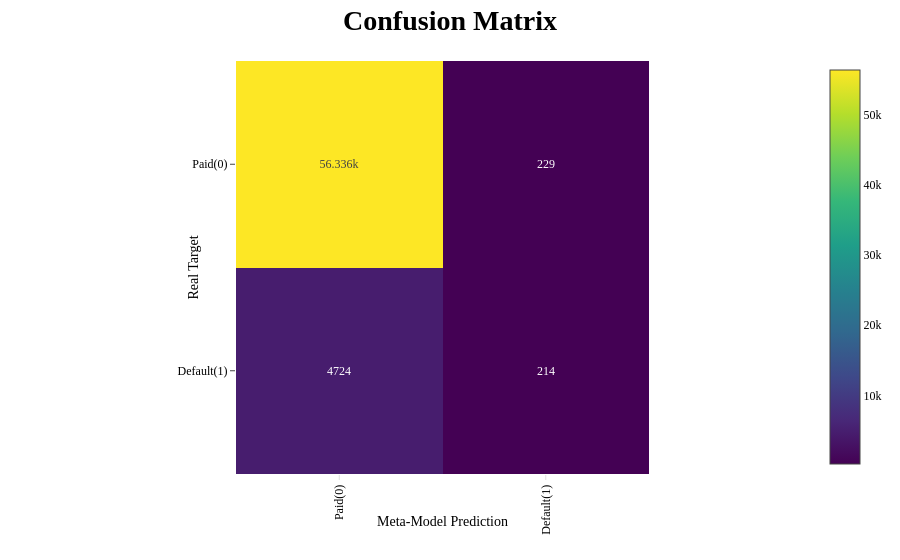

Notebook code for this chart:
### Markdown cell above
Not a massive improvement, and certainly way lower than I originally dreamed of, but this is just the reality of the data. There are a lot more techniques to artificially increase this score, but the truth is that it is actually a pretty solid score for retail credit risk. The trade-off between gaining a tiny bit more of the score and spending hours investigating other mathematical ways to do, therefore seemed not worth it. To wrap things up, I decided to do a confusion matrix to illustrate better the actual capabilities of the model.

### Code cell
cm_final=confusion_matrix(y_model_test,y_pred_class_meta)
fig_cm=px.imshow(
    cm_final,
    text_auto=True,
    labels=dict(x="Meta-Model Prediction",y="Real Target"),
    x=["Paid(0)", "Default(1)"],
    y=["Paid(0)", "Default(1)"]
)
fig_cm.update_layout(
    title_text="<b>Confusion Matrix</b>"
)

### Figure 1 — Plotly figure (JSON) as saved in the notebook; plotly's stock layout.template omitted (floating-point values rounded to 4 significant figures)
{"data": [{"coloraxis": "coloraxis", "hovertemplate": "Meta-Model Prediction: %{x}<br>Real Target: %{y}<br>color: %{z}<extra></extra>", "name": "0", "texttemplate": "%{z}", "type": "heatmap", "x": ["Paid(0)", "Default(1)"], "xaxis": "x", "y": ["Paid(0)", "Default(1)"], "yaxis": "y", "z": [[56336, 229], [4724, 214]]}], "layout": {"coloraxis": {"colorscale": [[0, "#440154"], [0.1111, "#482878"], [0.2222, "#3e4989"], [0.3333, "#31688e"], [0.4444, "#26828e"], [0.5556, "#1f9e89"], [0.6667, "#35b779"], [0.7778, "#6ece58"], [0.8889, "#b5de2b"], [1, "#fde725"]]}, "margin": {"t": 60}, "title": {"text": "<b>Confusion Matrix</b>"}, "xaxis": {"anchor": "y", "constrain": "domain", "domain": [0, 1], "scaleanchor": "y", "title": {"text": "Meta-Model Prediction"}}, "yaxis": {"anchor": "x", "autorange": "reversed", "constrain": "domain", "domain": [0, 1], "title": {"text": "Real Target"}}}}
